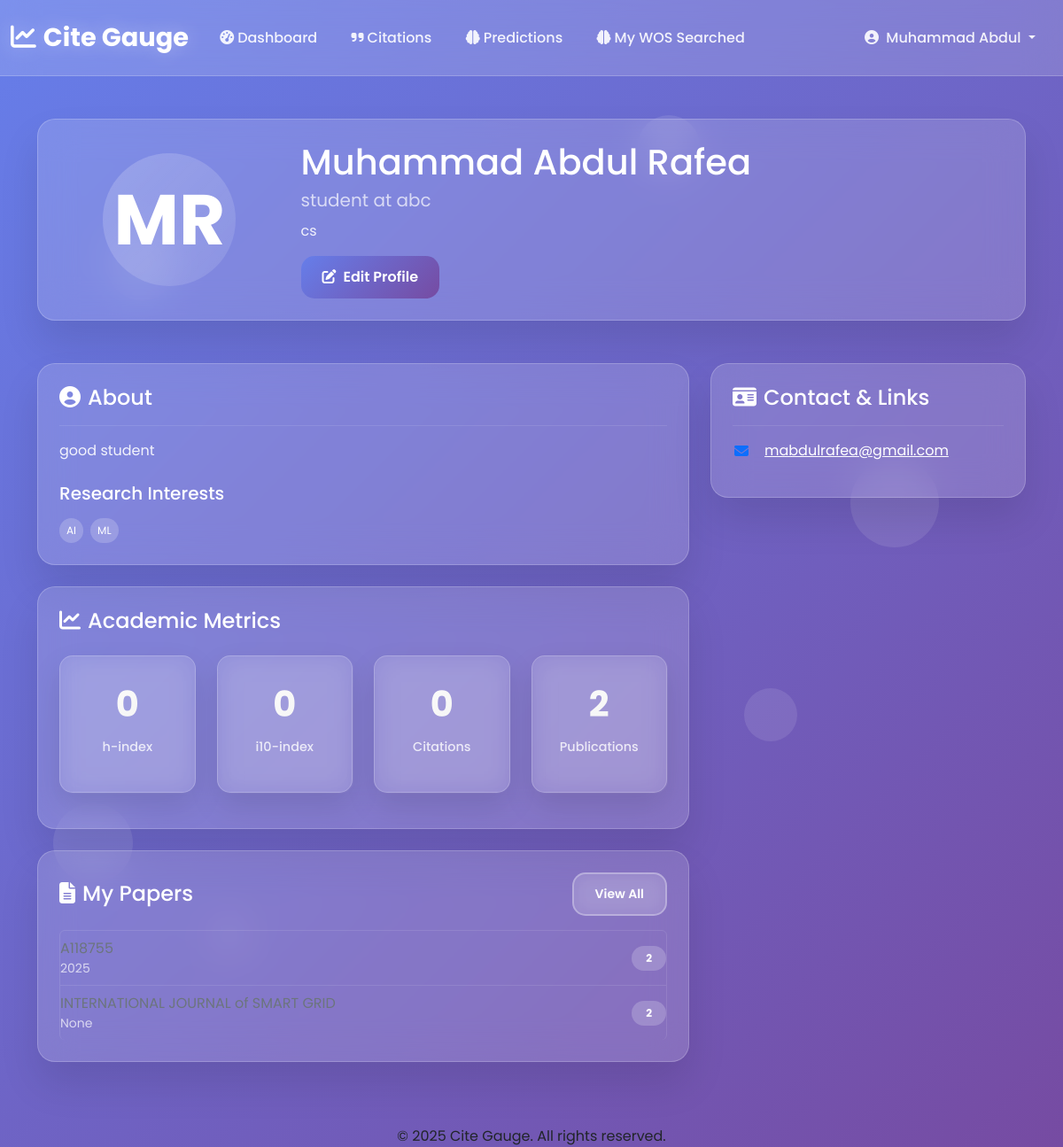
Before: /user/profile/ (signed in) with the older database file.
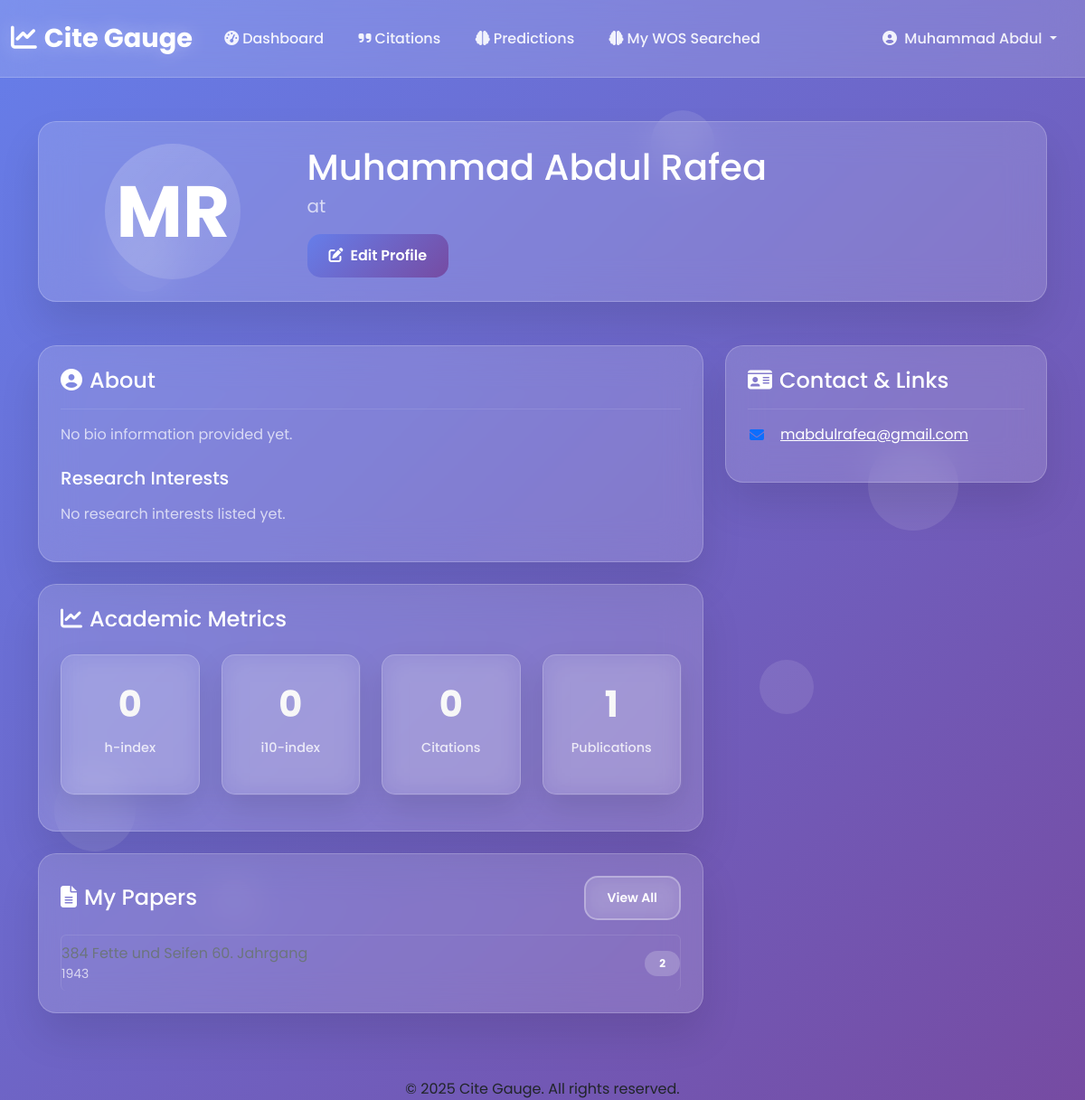
After: the same page with the newer database file.
### user/models.py (models this page shows, shortened)
class CustomUser(AbstractUser):
    username = None  # if using email login
    email = models.EmailField(unique=True)
    first_name = models.CharField(max_length=150, blank=True)
    last_name = models.CharField(max_length=150, blank=True)
    USERNAME_FIELD = 'email'
    REQUIRED_FIELDS = []
    objects = CustomUserManager()
    def get_full_name(self):
        return f"{self.first_name} {self.last_name}".strip()

class ResearcherProfile(models.Model):
    user = models.OneToOneField(CustomUser, on_delete=models.CASCADE, related_name='researcher_profile')
    profile_picture = models.ImageField(upload_to=profile_picture_path, blank=True, null=True)
    institution = models.CharField(max_length=255, blank=True)
    department = models.CharField(max_length=255, blank=True)
    position = models.CharField(max_length=255, blank=True, help_text="e.g., PhD Candidate, Assistant Professor")
    bio = models.TextField(blank=True)
    research_interests = models.TextField(blank=True, help_text="Comma-separated list of interests")
    website = models.URLField(max_length=255, blank=True)
    orcid_id = models.CharField(max_length=50, blank=True, help_text="Format: 0000-0000-0000-0000")
    google_scholar_id = models.CharField(max_length=50, blank=True)
    research_gate_url = models.URLField(max_length=255, blank=True)
    h_index = models.PositiveIntegerField(default=0, blank=True)
    i10_index = models.PositiveIntegerField(default=0, blank=True)
    citation_count = models.PositiveIntegerField(default=0, blank=True)
    @property
    def full_name(self):
        return self.user.get_full_name()
    @property
    def first_name(self):
        return self.user.first_name
    @property
    def last_name(self):
        return self.user.last_name
    @property
    def research_interests_list(self):
        if not self.research_interests:
            return []
        return sorted([interest.strip() for interest in self.research_interests.split(',') if interest.strip()])

class ResearchPaper(models.Model):
    user = models.ForeignKey(
        CustomUser,
        on_delete=models.CASCADE,
        related_name='research_papers',
        help_text="User who uploaded the document"
    )
    filename = models.CharField(
        max_length=255,
        help_text="Original filename of the uploaded document"
    )
    title = models.TextField(
        help_text="Extracted or generated title from the document"
    )
    abstract = models.TextField(
        blank=True,
        null=True,
        help_text="Extracted abstract or summary from the document"
    )
    authors = models.JSONField(
        default=list,
        blank=True,
        help_text="List of extracted authors from the document."
    )
    keywords = models.JSONField(
        default=list,
        help_text="List of extracted keywords from the document"
    )
    publication_year = models.IntegerField(blank=True, null=True, help_text="Extracted publication year.")
    category = models.CharField(max_length=100, blank=True, null=True)
    status = models.CharField(max_length=50, default='draft', blank=True)
    file_size = models.PositiveIntegerField(
        help_text="Size of the original file in bytes"
    )
    file_type = models.CharField(
        max_length=10,
        help_text="File extension (pdf, docx, txt)"
    )
    predicted_citations = models.IntegerField(
        blank=True, null=True,
        help_text="Predicted citation count for the next 2 years."
    )
    prediction_confidence_low = models.IntegerField(blank=True, null=True)
    prediction_confidence_high = models.IntegerField(blank=True, null=True)
    predicted_at = models.DateTimeField(blank=True, null=True)
    light_gbm_predicted_citations = models.IntegerField(blank=True, null=True, help_text="Dummy LightGBM prediction")
    light_gbm_percentage = models.IntegerField(blank=True, null=True, help_text="[DEPRECATED] No longer used.")
    light_gbm_predicted_at = models.DateTimeField(blank=True, null=True)
    uploaded_at = models.DateTimeField(auto_now_add=True)
    updated_at = models.DateTimeField(auto_now=True)
    class Meta:
        ordering = ['-updated_at']
        unique_together = ['user', 'filename']  # Prevent duplicate filenames per user
        indexes = [
            models.Index(fields=['user', 'filename']),
            models.Index(fields=['uploaded_at']),
        ]

### user/views.py (the view)
# urls.py: path('profile/', ResearcherProfileDetailView.as_view(), name='researcher_profile'),
class ResearcherProfileDetailView(LoginRequiredMixin, DetailView):
    model = ResearcherProfile
    template_name = 'user/profile_detail.html'
    context_object_name = 'profile'
    def get_object(self):
        return get_object_or_404(ResearcherProfile, user=self.request.user)
    def get_context_data(self, **kwargs):
        context = super().get_context_data(**kwargs)
        context['papers'] = ResearchPaper.objects.filter(user=self.get_object().user)
        return context

### templates/user/profile_detail.html (shortened to what this page needs)
{% extends "base.html" %}
{% load static %}
{% block main_content %}
<div class="container py-5">
  <div class="row">
    <div class="col-12 mb-4">
      <div class="glass-card animate__animated animate__fadeIn">
        <div class="row align-items-center">
          <div class="col-md-3 text-center mb-3 mb-md-0">
            {% if profile.profile_picture %}
              <img src="{{ profile.profile_picture.url }}" alt="{{ profile.full_name }}" class="img-fluid rounded-circle" style="width: 150px; height: 150px; object-fit: cover; border: 3px solid rgba(255, 255, 255, 0.3);">
            {% else %}
              <div class="rounded-circle d-flex align-items-center justify-content-center mx-auto" style="width: 150px; height: 150px; background: linear-gradient(135deg, rgba(255,255,255,0.2) 0%, rgba(255,255,255,0.1) 100%);">
                <h1 class="mb-0 display-1 fw-bold text-white">{{ profile.first_name|first }}{{ profile.last_name|first }}</h1>
              </div>
            {% endif %}
          </div>
          <div class="col-md-9">
            <h1 class="mb-1 text-white">{{ profile.full_name }}</h1>
            <p class="text-glass-muted mb-2 fs-5">{{ profile.position }} at {{ profile.institution }}</p>
            <p class="text-glass mb-3">{{ profile.department }}</p>
            <a href="{% url 'update_profile' %}" class="btn btn-primary-glass">
              <i class="fas fa-edit me-2"></i>Edit Profile
            </a>
          </div>
        </div>
      </div>
    </div>
    <div class="col-md-8">
      <div class="glass-card mb-4 animate__animated animate__fadeInUp animate__delay-1s">
        <h4 class="text-white mb-3"><i class="fas fa-user-circle me-2"></i>About</h4>
        <hr class="border-glass-muted">
        {% if profile.bio %}
          <p class="text-glass">{{ profile.bio }}</p>
        {% else %}
          <p class="text-glass-muted">No bio information provided yet.</p>
        {% endif %}
        <h5 class="text-white mt-4 mb-3">Research Interests</h5>
        {% if profile.research_interests_list %}
          <div class="d-flex flex-wrap gap-2">
            {% for interest in profile.research_interests_list %}
              <span class="badge badge-glass p-2 fw-normal">{{ interest }}</span>
            {% endfor %}
          </div>
        {% else %}
          <p class="text-glass-muted">No research interests listed yet.</p>
        {% endif %}
      </div>
      <div class="glass-card mb-4 animate__animated animate__fadeInUp animate__delay-2s">
        <h4 class="text-white mb-4"><i class="fas fa-chart-line me-2"></i>Academic Metrics</h4>
        <div class="row">
          <div class="col-6 col-md-3 mb-3">
            <div class="glass-card-small stat-card h-100">
              <div class="stat-number">{{ profile.h_index }}</div>
              <div class="stat-label">h-index</div>
            </div>
          </div>
          <div class="col-6 col-md-3 mb-3">
            <div class="glass-card-small stat-card h-100">
              <div class="stat-number">{{ profile.i10_index }}</div>
              <div class="stat-label">i10-index</div>
            </div>
          </div>
          <div class="col-6 col-md-3 mb-3">
            <div class="glass-card-small stat-card h-100">
              <div class="stat-number">{{ profile.citation_count }}</div>
              <div class="stat-label">Citations</div>
            </div>
          </div>
          <div class="col-6 col-md-3 mb-3">
            <div class="glass-card-small stat-card h-100">
              <div class="stat-number">{{ papers.count }}</div>
              <div class="stat-label">Publications</div>
            </div>
          </div>
        </div>
      </div>
      <div class="glass-card mb-4 animate__animated animate__fadeInUp animate__delay-3s">
        <div class="d-flex justify-content-between align-items-center mb-3">
          <h4 class="text-white mb-0"><i class="fas fa-file-alt me-2"></i>My Papers</h4>
          <a href="{% url 'my_papers' %}" class="btn btn-secondary-glass btn-sm">View All</a>
        </div>
        {% if papers %}
          <ul class="list-group list-group-flush-glass">
            {% for paper in papers|slice:":5" %}
              <li class="list-group-item">
                <div class="d-flex justify-content-between align-items-center">
                  <div>
                    <a href="{% url 'my_papers' %}" class="text-secondary text-decoration-none">{{ paper.title }}</a>
                    <small class="d-block text-glass-muted">{{ paper.publication_year }}</small>
                  </div>
                  <span class="badge badge-glass ext-secondary">{{ paper.predicted_citations|default:"N/A" }}</span>
                </div>
              </li>
            {% endfor %}
          </ul>
        {% else %}
          <p class="text-glass-muted text-center py-4">No papers uploaded yet.</p>
        {% endif %}
      </div>
    </div>
    <div class="col-md-4">
      <div class="glass-card mb-4 animate__animated animate__fadeInUp animate__delay-1s">
        <h4 class="text-white mb-3"><i class="fas fa-id-card me-2"></i>Contact & Links</h4>
        <hr class="border-glass-muted">
        <ul class="list-unstyled text-glass">
          <li class="mb-3 d-flex align-items-center">
            <i class="fas fa-envelope fa-fw me-3 text-primary"></i>
            <a href="mailto:{{ profile.user.email }}" class="text-white">{{ profile.user.email }}</a>
          </li>
        </ul>
      </div>
    </div>
  </div>
</div>
{% endblock main_content %}

### templates/base.html (shortened to what this page needs)
{% load static %}
<!DOCTYPE html>
<html lang="en">
  <head>
    <link
      href="https://cdnjs.cloudflare.com/ajax/libs/bootstrap/5.3.2/css/bootstrap.min.css"
      rel="stylesheet"
    />
    <link
      href="https://cdnjs.cloudflare.com/ajax/libs/font-awesome/6.4.0/css/all.min.css"
      rel="stylesheet"
    />
    <link href="{% static 'css/style.css' %}" rel="stylesheet" />
  </head>
  <body>
    <div class="bg-animation">
      <div class="particle"></div>
      <div class="particle"></div>
      <div class="particle"></div>
      <div class="particle"></div>
      <div class="particle"></div>
      <div class="particle"></div>
    </div>
    <nav class="navbar navbar-expand-lg navbar-glass">
      <div class="container-fluid">
        <a class="navbar-brand" href="{% url 'dashboard' %}">
          <i class="fas fa-chart-line me-2"></i>Cite Gauge
        </a>
        <div class="collapse navbar-collapse" id="navbarNav">
          <ul class="navbar-nav me-auto">
            <li class="nav-item">
              <a class="nav-link {% if request.resolver_match.url_name == 'dashboard' %}active{% endif %}" href="{% url 'dashboard' %}">
                <i class="fas fa-tachometer-alt me-1"></i>Dashboard
              </a>
            </li>
            <li class="nav-item">
              <a class="nav-link {% if request.resolver_match.url_name == 'wos_papers' %}active{% endif %}" href="{% url 'wos_papers' %}">
                <i class="fas fa-quote-right me-1"></i>Citations
              </a>
            </li>
            <li class="nav-item">
              <a class="nav-link {% if request.resolver_match.url_name == 'upload_document' %}active{% endif %}" href="{% url 'upload_document' %}">
                <i class="fas fa-brain me-1"></i>Predictions
              </a>
            </li>
            <li class="nav-item">
              <a class="nav-link " href="{% url 'json_file_list' %}">
                <i class="fas fa-brain me-1"></i>My WOS Searched
              </a>
            </li>
          </ul>
          <ul class="navbar-nav ms-auto mb-2 mb-lg-0">
            {% if request.user.is_authenticated %}
            <li class="nav-item dropdown">
              <a
                class="nav-link dropdown-toggle"
                href="#"
                id="profileDropdown"
                role="button"
                data-bs-toggle="dropdown"
                aria-expanded="false"
              >
                <i class="fas fa-user-circle me-1"></i>
                {{ request.user.first_name|default:request.user.email }}
              </a>
            </li>
            {% endif %}
          </ul>
        </div>
      </div>
    </nav>
    {% block main_content %} {% endblock main_content %}
    <footer class="footer">
      <div class="container text-center">
        <p class="mb-0">&copy; 2025 Cite Gauge. All rights reserved.</p>
      </div>
    </footer>
  </body>
</html>

Changed rows visible on the page:
removed ResearchPaper: title "A118755", publication_year "2025", predicted_citations "2"
removed ResearchPaper: title "INTERNATIONAL JOURNAL of SMART GRID", publication_year "None", predicted_citations "2"
changed ResearcherProfile "Muhammad Abdul Rafea": research_interests "AI, ML" → empty (drawn); position "student" → (not shown); institution "abc" → (not shown); department "cs" → (not shown); bio "good student" → (not shown)
now on this page (row edited): ResearchPaper: title "384 Fette und Seifen 60. Jahrgang", publication_year "1943", predicted_citations "2"
Other visible differences:
{{ papers.count }}: "2" → "1"
text now shown: "No bio information provided yet. No research interests listed yet."
list line gone: "AI"
list line gone: "ML"
